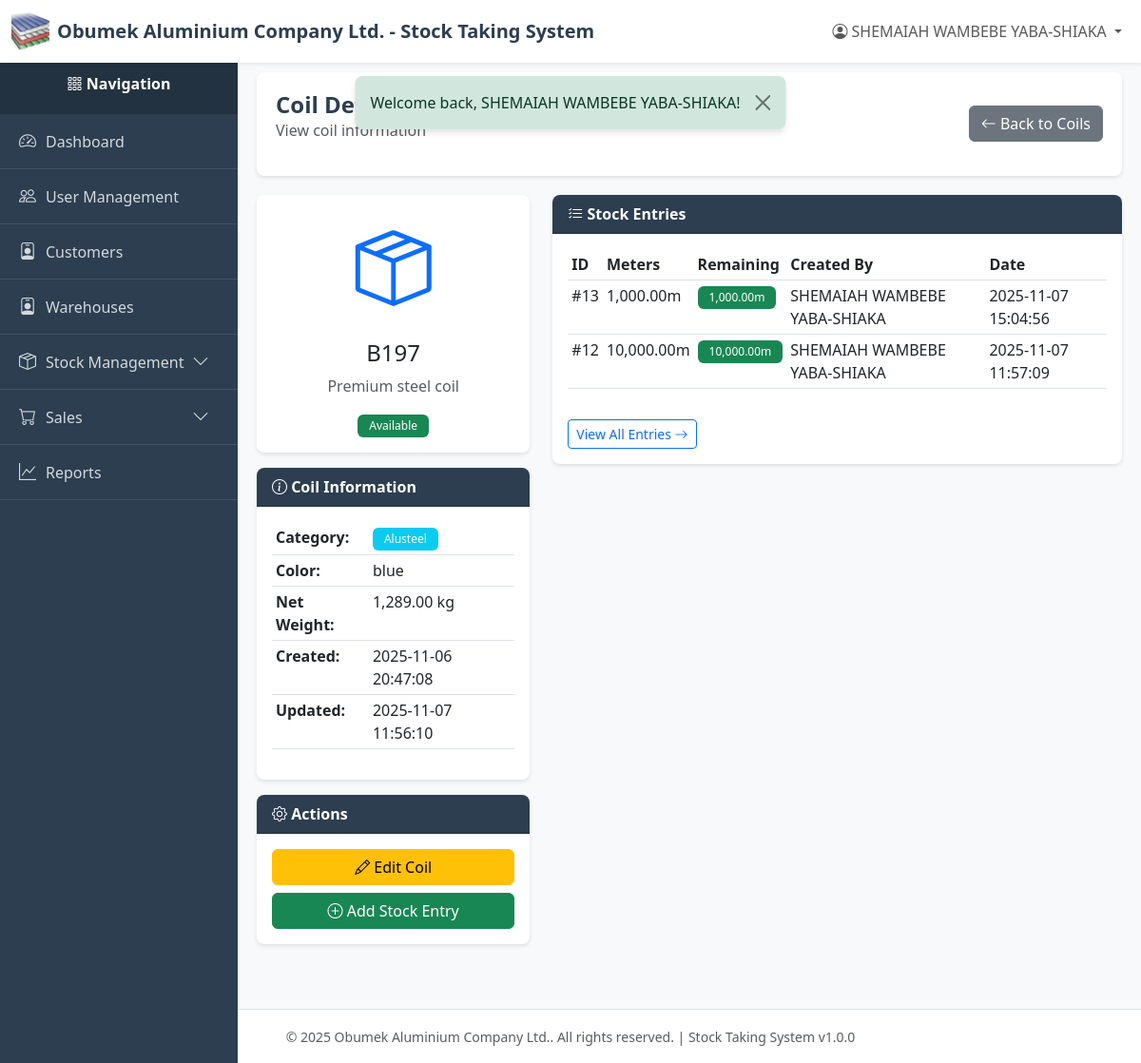
The app's page /index.php?page=coils_view&id=49 (signed in), older data.
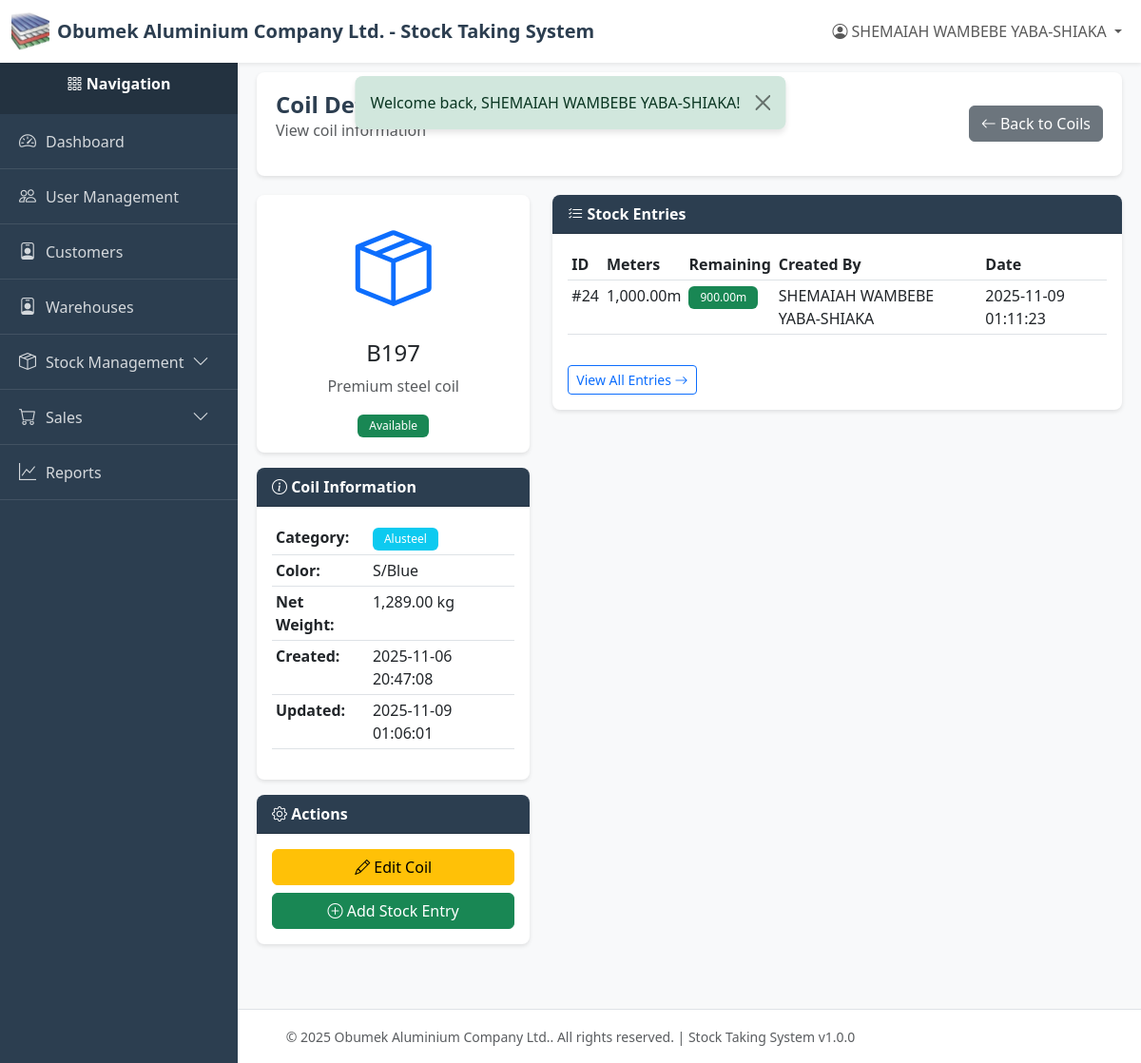
The same page, newer data.
### tables this page shows
CREATE TABLE `coils` (
  `id` int(11) NOT NULL,
  `code` varchar(100) NOT NULL,
  `name` varchar(255) NOT NULL,
  `color` varchar(50) NOT NULL,
  `net_weight` decimal(10,2) NOT NULL,
  `category` varchar(50) NOT NULL,
  `status` varchar(50) NOT NULL DEFAULT 'available',
  `created_by` int(11) NOT NULL,
  `created_at` timestamp NOT NULL DEFAULT current_timestamp(),
  `updated_at` timestamp NULL DEFAULT NULL ON UPDATE current_timestamp(),
  `deleted_at` timestamp NULL DEFAULT NULL
);

CREATE TABLE `stock_entries` (
  `id` int(11) NOT NULL,
  `coil_id` int(11) NOT NULL,
  `meters` decimal(10,2) NOT NULL,
  `meters_remaining` decimal(10,2) NOT NULL,
  `meters_used` decimal(10,2) DEFAULT 0.00,
  `status` enum('available','factory_use','sold') NOT NULL DEFAULT 'available' COMMENT 'Stock entry status: available for direct sale or factory use',
  `created_by` int(11) NOT NULL,
  `created_at` timestamp NOT NULL DEFAULT current_timestamp(),
  `updated_at` timestamp NULL DEFAULT NULL ON UPDATE current_timestamp(),
  `deleted_at` timestamp NULL DEFAULT NULL
);

CREATE TABLE `users` (
  `id` int(11) NOT NULL,
  `email` varchar(255) NOT NULL,
  `password` varchar(255) NOT NULL,
  `name` varchar(255) NOT NULL,
  `role` varchar(50) NOT NULL DEFAULT 'viewer',
  `created_at` timestamp NOT NULL DEFAULT current_timestamp(),
  `updated_at` timestamp NULL DEFAULT NULL ON UPDATE current_timestamp(),
  `deleted_at` timestamp NULL DEFAULT NULL
);

### index.php (called while the page is built, shortened)
<?php
require_once __DIR__ . '/utils/auth_middleware.php';
require_once __DIR__ . '/controllers/routes.php';

### config/db.php (called while the page is built, shortened)
<?php
class Database {
    private static $instance = null;
    private $connection;
    private $host = 'localhost';
    private $db_name = 'stock_system';
    private $username = 'root';
    private $password = '';
    private $charset = 'utf8mb4';
    private function __construct() {
        try {
            $dsn = "mysql:host={$this->host};dbname={$this->db_name};charset={$this->charset}";
            $options = [
                PDO::ATTR_ERRMODE            => PDO::ERRMODE_EXCEPTION,
                PDO::ATTR_DEFAULT_FETCH_MODE => PDO::FETCH_ASSOC,
                PDO::ATTR_EMULATE_PREPARES   => false,
            ];
            $this->connection = new PDO($dsn, $this->username, $this->password, $options);
        } catch (PDOException $e) {
            error_log("Database Connection Error: " . $e->getMessage());
            die("Database connection failed. Please contact the administrator.");
        }
    }
    public static function getInstance() {
        if (self::$instance === null) {
            self::$instance = new self();
        }
        return self::$instance;
    }
    public function getConnection() {
        return $this->connection;
    }
}

### models/coil.php (called while the page is built, shortened)
<?php
require_once __DIR__ . '/../config/db.php';
class Coil
{
    private $db;
    private $table = 'coils';
    public function __construct()
    {
        $this->db = Database::getInstance()->getConnection();
    }
    public function findById($id)
    {
        try {
            $sql = "SELECT * FROM {$this->table} WHERE id = :id AND deleted_at IS NULL";
            $stmt = $this->db->prepare($sql);
            $stmt->execute([':id' => $id]);
            return $stmt->fetch();
        } catch (PDOException $e) {
            error_log('Coil find error: ' . $e->getMessage());
            return false;
        }
    }
}

### utils/helpers.php (called while the page is built, shortened)
<?php
function formatDate($date, $format = 'Y-m-d H:i:s') {
    $timestamp = strtotime($date);
    return $timestamp ? date($format, $timestamp) : $date;
}
function getStatusBadgeClass($status) {
    $classes = [
        STOCK_STATUS_AVAILABLE => 'bg-success',
        STOCK_STATUS_FACTORY_USE => 'bg-warning',
        STOCK_STATUS_SOLD => 'bg-danger',
        STOCK_STATUS_OUT_OF_STOCK => 'bg-secondary',
        SALE_STATUS_PENDING => 'bg-warning',
        SALE_STATUS_COMPLETED => 'bg-success',
        SALE_STATUS_CANCELLED => 'bg-danger'
    ];
    return $classes[$status] ?? 'bg-secondary';
}

### utils/auth_middleware.php (called while the page is built, shortened)
<?php
function hasPermission($module, $action = ACTION_VIEW) {
    if (isset($_SESSION['user_role']) && $_SESSION['user_role'] === ROLE_SUPER_ADMIN) {
        return true;
    }
    $permissions = $_SESSION['permissions'];
    return in_array($action, $permissions[$module]);
}

### models/stock_entry.php (called while the page is built, shortened)
<?php
require_once __DIR__ . '/../config/db.php';
class StockEntry
{
    private $db;
    private $table = 'stock_entries';
    public function __construct()
    {
        $this->db = Database::getInstance()->getConnection();
    }
    public function getByCoilId($coilId, $limit = 1000, $offset = 0)
    {
        try {
            $sql = "SELECT se.*, u.name as created_by_name
                    FROM {$this->table} se
                    LEFT JOIN users u ON se.created_by = u.id
                    WHERE se.coil_id = :coil_id AND se.deleted_at IS NULL
                    ORDER BY se.created_at DESC
                    LIMIT :limit OFFSET :offset";
            $stmt = $this->db->prepare($sql);
            $stmt->bindValue(':coil_id', $coilId, PDO::PARAM_INT);
            $stmt->bindValue(':limit', $limit, PDO::PARAM_INT);
            $stmt->bindValue(':offset', $offset, PDO::PARAM_INT);
            $stmt->execute();
            return $stmt->fetchAll();
        } catch (PDOException $e) {
            error_log('Stock entry fetch error: ' . $e->getMessage());
            return [];
        }
    }
    public function getByCoil($coilId, $limit = 1000, $offset = 0, $onlyAvailable = true)
    {
        $entries = $this->getByCoilId($coilId, $limit, $offset);
        if ($onlyAvailable) {
            return array_filter($entries, function ($entry) {
                return $entry['meters_remaining'] > 0 && $entry['deleted_at'] === null;
            });
        }
        return $entries;
    }
}

### views/stock/coils/view.php (the view, shortened to what the changed rows need)
<?php
require_once __DIR__ . '/../../../config/db.php';
require_once __DIR__ . '/../../../models/coil.php';
require_once __DIR__ . '/../../../models/stock_entry.php';
require_once __DIR__ . '/../../../utils/helpers.php';
$coilId = (int)($_GET['id'] ?? 0);
$coilModel = new Coil();
$stockEntryModel = new StockEntry();
$coil = $coilModel->findById($coilId);
$stockEntries = $stockEntryModel->getByCoil($coilId, 10, 0);
require_once __DIR__ . '/../../../layout/header.php';
require_once __DIR__ . '/../../../layout/sidebar.php';
?>
<div class="content-wrapper">
    <div class="page-header">
        <div class="d-flex justify-content-between align-items-center">
            <div>
                <h1 class="page-title">Coil Details</h1>
                <p class="text-muted">View coil information</p>
            </div>
            <a href="/new-stock-system/index.php?page=coils" class="btn btn-secondary">
                <i class="bi bi-arrow-left"></i> Back to Coils
            </a>
        </div>
    </div>
    <div class="row">
        <div class="col-md-4">
            <div class="card">
                <div class="card-body text-center">
                    <i class="bi bi-box-seam text-primary" style="font-size: 80px;"></i>
                    <h4 class="mt-3"><?php echo htmlspecialchars($coil['code']); ?></h4>
                    <p class="text-muted"><?php echo htmlspecialchars($coil['name']); ?></p>
                    <span class="badge <?php echo getStatusBadgeClass($coil['status']); ?>">
                        <?php echo STOCK_STATUSES[$coil['status']] ?? $coil['status']; ?>
                    </span>
                </div>
            </div>
            <div class="card mt-3">
                <div class="card-header">
                    <i class="bi bi-info-circle"></i> Coil Information
                </div>
                <div class="card-body">
                    <table class="table table-sm">
                        <tr>
                            <th>Category:</th>
                            <td><span class="badge bg-info"><?php echo STOCK_CATEGORIES[$coil['category']]; ?></span></td>
                        </tr>
                        <tr>
                            <th>Color:</th>
                            <td><?php echo COIL_COLORS[$coil['color']] ?? $coil['color']; ?></td>
                        </tr>
                        <tr>
                            <th>Net Weight:</th>
                            <td><?php echo number_format($coil['net_weight'], 2); ?> kg</td>
                        </tr>
                        <tr>
                            <th>Created:</th>
                            <td><?php echo formatDate($coil['created_at']); ?></td>
                        </tr>
                        <tr>
                            <th>Updated:</th>
                            <td><?php echo $coil['updated_at'] ? formatDate($coil['updated_at']) : 'Never'; ?></td>
                        </tr>
                    </table>
                </div>
            </div>
            <?php if (hasPermission(MODULE_STOCK_MANAGEMENT, ACTION_EDIT)): ?>
            <div class="card mt-3">
                <div class="card-header">
                    <i class="bi bi-gear"></i> Actions
                </div>
                <div class="card-body d-grid gap-2">
                    <a href="/new-stock-system/index.php?page=coils_edit&id=<?php echo $coil['id']; ?>" class="btn btn-warning">
                        <i class="bi bi-pencil"></i> Edit Coil
                    </a>
                    <a href="/new-stock-system/index.php?page=stock_entries_create&coil_id=<?php echo $coil['id']; ?>" class="btn btn-success">
                        <i class="bi bi-plus-circle"></i> Add Stock Entry
                    </a>
                </div>
            </div>
            <?php endif; ?>
        </div>
        <div class="col-md-8">
            <div class="card">
                <div class="card-header">
                    <i class="bi bi-list-check"></i> Stock Entries
                </div>
                <div class="card-body">
                    <?php if (empty($stockEntries)): ?>
                    <div class="alert alert-info">
                        <i class="bi bi-info-circle"></i> No stock entries for this coil yet.
                    </div>
                    <?php else: ?>
                    <div class="table-responsive">
                        <table class="table table-sm">
                            <thead>
                                <tr>
                                    <th>ID</th>
                                    <th>Meters</th>
                                    <th>Remaining</th>
                                    <th>Created By</th>
                                    <th>Date</th>
                                </tr>
                            </thead>
                            <tbody>
                                <?php foreach ($stockEntries as $entry): ?>
                                <tr>
                                    <td>#<?php echo $entry['id']; ?></td>
                                    <td><?php echo number_format($entry['meters'], 2); ?>m</td>
                                    <td>
                                        <span class="badge <?php echo $entry['meters_remaining'] > 0 ? 'bg-success' : 'bg-secondary'; ?>">
                                            <?php echo number_format($entry['meters_remaining'], 2); ?>m
                                        </span>
                                    </td>
                                    <td><?php echo htmlspecialchars($entry['created_by_name']); ?></td>
                                    <td><?php echo formatDate($entry['created_at']); ?></td>
                                </tr>
                                <?php endforeach; ?>
                            </tbody>
                        </table>
                    </div>
                    <?php endif; ?>
                    <?php if (hasPermission(MODULE_STOCK_MANAGEMENT, ACTION_VIEW)): ?>
                    <div class="mt-3">
                        <a href="/new-stock-system/index.php?page=stock_entries&coil_id=<?php echo $coil['id']; ?>" class="btn btn-sm btn-outline-primary">
                            View All Entries <i class="bi bi-arrow-right"></i>
                        </a>
                    </div>
                    <?php endif; ?>
                </div>
            </div>
        </div>
    </div>
</div>
<?php require_once __DIR__ . '/../../../layout/footer.php'; ?>

Row changes from the older to the newer data that the page shows:
removed stock_entries: id "13", meters "1,000.00", meters_remaining "1,000.00", created_by.name "SHEMAIAH WAMBEBE YABA-SHIAKA", created_at "2025-11-07 15:04:56"
removed stock_entries: id "12", meters "10,000.00", meters_remaining "10,000.00", created_by.name "SHEMAIAH WAMBEBE YABA-SHIAKA", created_at "2025-11-07 11:57:09"
changed coils "Premium steel coil": color "blue" → "S/Blue"; updated_at "2025-11-07 11:56:10" → "2025-11-09 01:06:01"
added stock_entries: id "24", meters "1,000.00", meters_remaining "900.00", created_by.name "SHEMAIAH WAMBEBE YABA-SHIAKA", created_at "2025-11-09 01:11:23"
